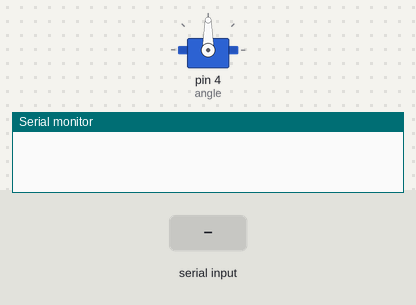
Simulated run of this sketch. Board: Arduino Uno, built with avr-gcc and run on an emulated ATmega328P. Shown: servo, the last lines printed to the serial monitor. Inputs (shaded band) come from the test bench.

Above: at 1.2 s.
1.3 s: "a" received over Serial
At 2.4 s:
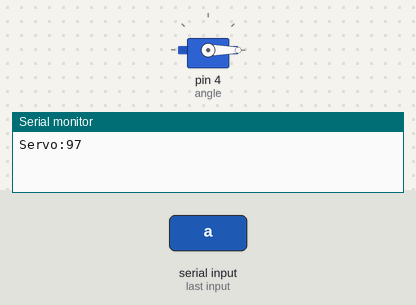
2.8 s: byte 107 ('k') received over Serial
At 3.9 s:
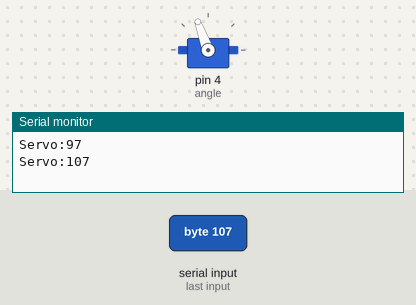
4.8 s: byte 108 ('l') received over Serial
At 6.5 s:
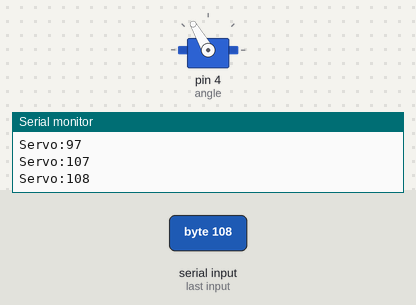
6.8 s: byte 110 ('n') received over Serial
At 8.2 s:
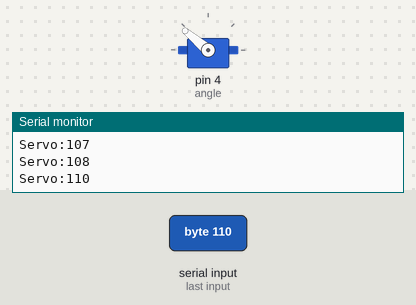
8.8 s: byte 112 ('p') received over Serial
At 9.7 s:
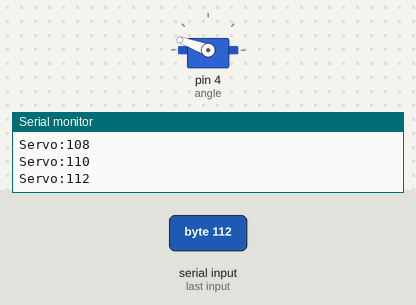
10.8 s: "c" received over Serial
At 12.4 s:
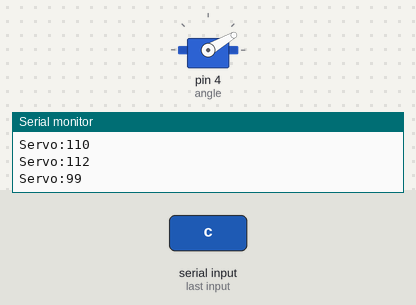
Timing chart, 0 to 13.8 s (numbered marks = the images above; inputs shaded):
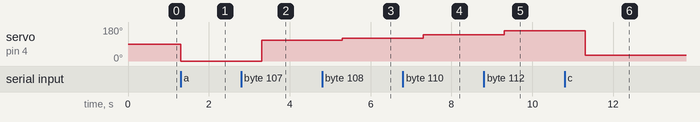

Measured:
- after the input at 1.3 s, servo on pin 4 (angle): 90° → 0° at once
- after the input at 2.8 s, servo on pin 4 (angle): 0° → 110° after 0.50 s
- after the input at 4.8 s, servo on pin 4 (angle): 110° → 120° after 0.50 s
- after the input at 6.8 s, servo on pin 4 (angle): 120° → 140° after 0.50 s
- after the input at 8.8 s, servo on pin 4 (angle): 140° → 160° after 0.50 s
- after the input at 10.8 s, servo on pin 4 (angle): 160° → 30° after 0.50 s

The sketch:

Command_to_control_servo.ino
```cpp
#include<Servo.h>
Servo angle;
void setup() {
Serial.begin(9600);
angle.attach(4);


}
void loop() {
if(Serial.available()>0)
{
  int val=Serial.read();
  Serial.print("Servo:");
  Serial.println(val);
  if(val=='a')
  {
    angle.write(0);
    delay(1000);

  }
  if(val=='b')
  {
    angle.write(10);
    delay(1000);

  }
  if(val=='c')
  {
    angle.write(30);
    delay(1000);

  }
  if(val=='d')
  {
    angle.write(40);
    delay(1000);
  }
  if(val=='e')
  {
    angle.write(50);
    delay(1000);
  }
  if(val=='f')
  {
    angle.write(60);
    delay(1000);
  }
  if(val=='g')
  {
    angle.write(70);
    delay(1000);
  }
  if(val=='h')
  {
    angle.write(80);
    delay(1000);
  }
  if(val=='i')
  {
    angle.write(90);
    delay(1000);
  }
  if(val=='j')
  {
    angle.write(100);
    delay(1000);
  }
  if(val=='k')
  {
    angle.write(110);
    delay(1000);
  }
  if(val=='l')
  {
    angle.write(120);
    delay(1000);
  }
  if(val=='m')
  {
    angle.write(130);
    delay(1000);
  }
  if(val=='n')
  {
    angle.write(140);
    delay(1000);
  }
  if(val=='0')
  {
    angle.write(150);
    delay(1000);
  }
  if(val=='p')
  {
    angle.write(160);
    delay(1000);
  }
  if(val=='q')
  {
    angle.write(170);
    delay(1000);
  }
  if(val=='r')
  {
    angle.write(180);
    delay(1000);
  }
  delay(1000);
}
}
```
